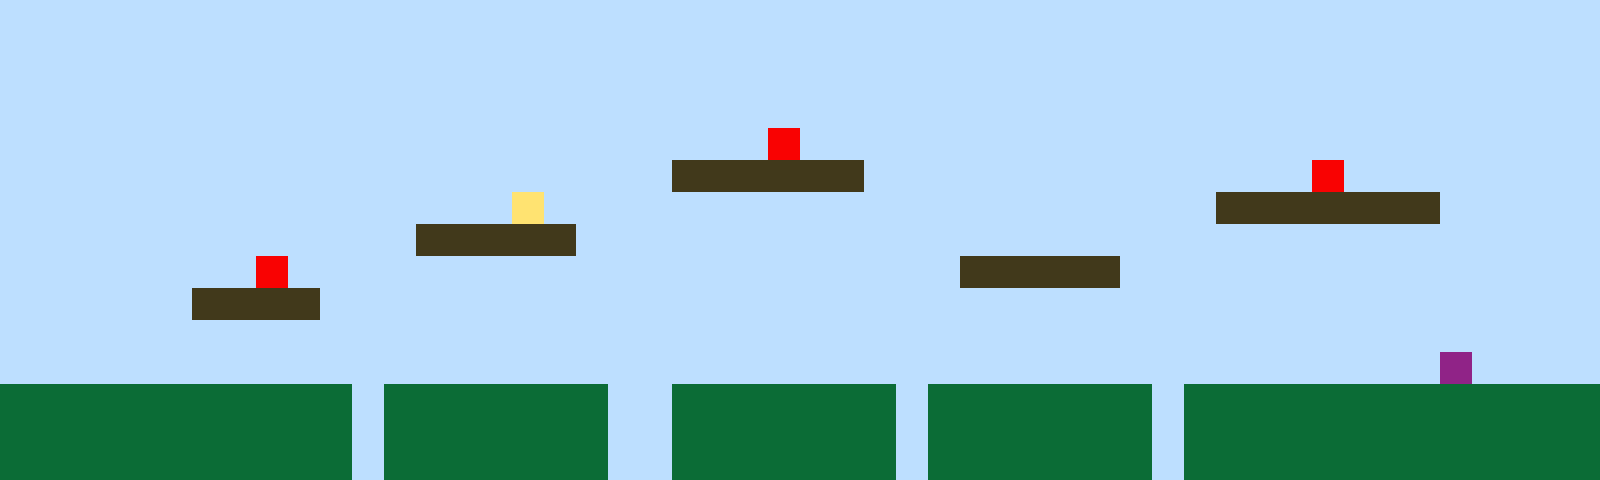

This game map was drawn from its Tiled (.tmx) file and the tilesets committed beside it. A one-line description and the full map source follow:
An orthogonal 50x15 tile map with 32x32 px tiles, 1 tile layer (Tile Layer 1).

<map version="1.10" tiledversion="1.11.2" orientation="orthogonal" renderorder="right-up" width="50" height="15" tilewidth="32" tileheight="32" infinite="0" nextlayerid="2" nextobjectid="1"><editorsettings><export target="map1.csv" format="csv" /></editorsettings><tileset firstgid="1" name="sprites" tilewidth="32" tileheight="32" tilecount="6" columns="3"><image source="sprites.png" width="96" height="64" /></tileset><layer id="1" name="Tile Layer 1" width="50" height="15"><data encoding="csv">1,1,1,1,1,1,1,1,1,1,1,1,1,1,1,1,1,1,1,1,1,1,1,1,1,1,1,1,1,1,1,1,1,1,1,1,1,1,1,1,1,1,1,1,1,1,1,1,1,1,1,1,1,1,1,1,1,1,1,1,1,1,1,1,1,1,1,1,1,1,1,1,1,1,1,1,1,1,1,1,1,1,1,1,1,1,1,1,1,1,1,1,1,1,1,1,1,1,1,1,1,1,1,1,1,1,1,1,1,1,1,1,1,1,1,1,1,1,1,1,1,1,1,1,1,1,1,1,1,1,1,1,1,1,1,1,1,1,1,1,1,1,1,1,1,1,1,1,1,1,1,1,1,1,1,1,1,1,1,1,1,1,1,1,1,1,1,1,1,1,1,1,1,1,1,1,1,1,1,1,1,1,1,1,1,1,1,1,1,1,1,1,1,1,1,1,1,1,1,1,1,1,1,1,1,1,1,1,1,1,1,1,1,1,1,1,1,1,1,1,1,1,1,1,5,1,1,1,1,1,1,1,1,1,1,1,1,1,1,1,1,1,1,1,1,1,1,1,1,1,1,1,1,1,1,1,1,1,1,1,1,1,1,1,1,1,1,1,1,1,1,3,3,3,3,3,3,1,1,1,1,1,1,1,1,1,1,1,1,1,1,5,1,1,1,1,1,1,1,1,1,1,1,1,1,1,1,1,1,1,1,1,1,1,1,1,4,1,1,1,1,1,1,1,1,1,1,1,1,1,1,1,1,1,1,1,1,1,3,3,3,3,3,3,3,1,1,1,1,1,1,1,1,1,1,1,1,1,1,1,1,1,1,3,3,3,3,3,1,1,1,1,1,1,1,1,1,1,1,1,1,1,1,1,1,1,1,1,1,1,1,1,1,1,1,1,1,1,1,1,1,1,1,1,1,1,1,1,5,1,1,1,1,1,1,1,1,1,1,1,1,1,1,1,1,1,1,1,1,1,3,3,3,3,3,1,1,1,1,1,1,1,1,1,1,1,1,1,1,1,1,1,1,1,1,1,3,3,3,3,1,1,1,1,1,1,1,1,1,1,1,1,1,1,1,1,1,1,1,1,1,1,1,1,1,1,1,1,1,1,1,1,1,1,1,1,1,1,1,1,1,1,1,1,1,1,1,1,1,1,1,1,1,1,1,1,1,1,1,1,1,1,1,1,1,1,1,1,1,1,1,1,1,1,1,1,1,1,1,1,1,1,1,1,1,1,1,1,1,1,1,1,1,1,1,1,1,1,1,1,1,1,1,1,1,1,1,1,1,1,1,1,1,1,1,1,1,1,1,1,1,1,1,1,1,1,1,1,1,1,1,1,1,1,1,6,1,1,1,1,2,2,2,2,2,2,2,2,2,2,2,1,2,2,2,2,2,2,2,1,1,2,2,2,2,2,2,2,1,2,2,2,2,2,2,2,1,2,2,2,2,2,2,2,2,2,2,2,2,2,2,2,2,2,2,2,2,2,2,2,2,1,2,2,2,2,2,2,2,1,1,2,2,2,2,2,2,2,1,2,2,2,2,2,2,2,1,2,2,2,2,2,2,2,2,2,2,2,2,2,2,2,2,2,2,2,2,2,2,2,2,1,2,2,2,2,2,2,2,1,1,2,2,2,2,2,2,2,1,2,2,2,2,2,2,2,1,2,2,2,2,2,2,2,2,2,2,2,2,2</data></layer></map>
